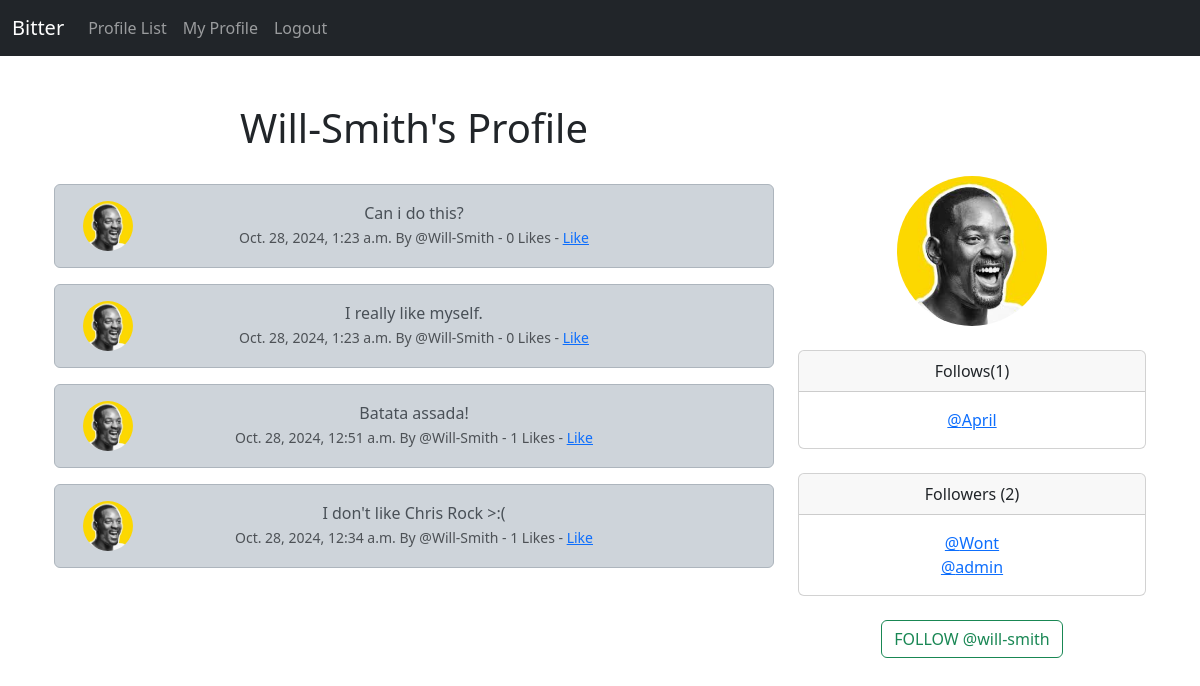
The page /profile/6 (signed in) on the database its author committed.
### bitter/models.py (models this page shows, shortened)
class Profile(models.Model):
    user = models.OneToOneField(User, on_delete=models.CASCADE)
    follows = models.ManyToManyField("self",
                                     related_name="followed_by",
                                     symmetrical=False,
                                     blank=True)
    date_modified = models.DateTimeField(User, auto_now=True)
    profile_image = models.ImageField(null=True, blank=True, upload_to="images/")
    def __str__(self):
        return self.user.username

class Bit(models.Model):
    user = models.ForeignKey(User, related_name="bits", on_delete=models.DO_NOTHING)
    body = models.CharField(max_length=200)
    created_at = models.DateTimeField(auto_now_add=True)
    likes = models.ManyToManyField(User, related_name="bit_like", blank=True)
    bit_image = models.ImageField(null=True, blank=True, upload_to="images/posts/")
    def number_of_likes(self):
        return self.likes.count()

### bitter/views.py (the view, shortened to what this page needs)
# urls.py: path('profile/<int:pk>', views.profile, name='profile'),
def profile(request, pk):
    if request.user.is_authenticated:
        profile = Profile.objects.get(user_id=pk)
        bits = Bit.objects.filter(user_id=pk).order_by("-created_at")
        return render(request, "profile.html", {"profile":profile, "bits":bits})
    else:
        messages.success(request, ("You must be logged in to view this page"))
        return redirect('home')

### bitter/templates/profile.html (shortened to what this page needs)
{% extends 'base.html' %}
{% load static %}
{% block content %}
    <div class="container text-center">
        <div class="row">
            <div class="col-8">
                <h1>{{ profile.user.username }}'s Profile</h1>
                <br/>
                {% if bits%}
                {% for bit in bits%}
                <div class="alert alert-dark" role="alert">
                    <div class="container">
                        <div class="row">
                            <div class="col-1">
                                {% if bit.user.profile.profile_image %}
                                <img src="{{bit.user.profile.profile_image.url }}" class="rounded-circle" widht=50 height=50 alt="{{profile.user.username}}">
                                {% else %}
                                <img src="{% static 'images/profile_picture.png' %}" class="img-fluid rounded-circe" width=50 height=50 alt="Profile_Image">
                                {% endif %}
                            </div>
                            <div class="col-10">
                                {{bit.body}}
                                <br/>
                                <small class="text-muted">
                                    {{ bit.created_at}} By @{{bit.user.username}}
                                    - {{bit.number_of_likes}} Likes
                                    - {% if user in bit.likes.all %}
                                        <a href="{% url 'bit_like' bit.id %}">Unlike</a>
                                      {% else %}
                                      <a href="{% url 'bit_like' bit.id %}">Like</a>
                                      {% endif %}
                                </small>
                            </div>
                        </div>
                    </div>
                </div>
                {% endfor %}
                {% endif %}
            </div>
            <div class="col-4">
                <br/>
                <br/>
                <br/>
                {% if profile.profile_image %}
                    <img src="{{profile.profile_image.url }}" class="rounded-circle" widht=150 height=150 alt="{{profile.user.username}}"><br/><br/>
                {% endif %}
                <div class="card">
                    <div class="card-header">
                      Follows({{profile.follows.count|add:-1}})
                    </div>
                    <div class="card-body">
                      <p class="card-text">
                        {% for following in profile.follows.all %}
                            {% if profile.user.id != following.user.id%}
                                <a href="{% url 'profile' following.user.id %}">@{{following}}</a><br/>
                            {% endif %}
                        {% endfor %}
                      </p>
                    </div>
                </div>
                <br/>
                <div class="card">
                    <div class="card-header">
                      Followers ({{profile.followed_by.count|add:-1}})
                    </div>
                    <div class="card-body">
                      <p class="card-text">
                        {% for following in profile.followed_by.all %}
                            {% if profile.user.id != following.user.id%}
                                <a href="{% url 'profile' following.user.id %}">@{{following}}</a><br/>
                            {% endif %}
                        {% endfor %}
                    </p>
                </div>
            </div><br/>
                <form method="post">
                    {% if profile.user.id != user.id%}
                        {% if profile in user.profile.follows.all%}
                            <button class="btn btn-outline-danger" name="follow" value="unfollow" type="submit">
                                UNFOLLOW @{{profile.user.username|lower}}</button>
                        {% else %}
                        <button class="btn btn-outline-success" name="follow" value="follow" type="submit">
                            FOLLOW @{{profile.user.username|lower}}</button>
                        {% endif%}
                    {% else %}
                            <a href="{% url 'update_user' %}" class="btn btn-secondary">Update Profile</a>
                    {% endif %}
                </form>
            </div>
        </div>
    </div>
{% endblock %}

### rows shown on the page
Profile: user.username "Will-Smith", profile_image (picture), follows.count|add "1", followed_by.count|add "2", user.username "will-smith"
Bit: user.profile.profile_image (picture), body "Can i do this?", created_at "Oct. 28, 2024, 1:23 a.m.", user.username "Will-Smith", number_of_likes "0", shows "Like"
Bit: user.profile.profile_image (picture), body "I really like myself.", created_at "Oct. 28, 2024, 1:23 a.m.", user.username "Will-Smith", number_of_likes "0", shows "Like"
Bit: user.profile.profile_image (picture), body "Batata assada!", created_at "Oct. 28, 2024, 12:51 a.m.", user.username "Will-Smith", number_of_likes "1", shows "Like"
Bit: user.profile.profile_image (picture), body "I don't like Chris Rock >:(", created_at "Oct. 28, 2024, 12:34 a.m.", user.username "Will-Smith", number_of_likes "1", shows "Like"
Profile: user.username "April"
Profile: user.username "Wont"
Profile: user.username "admin"
